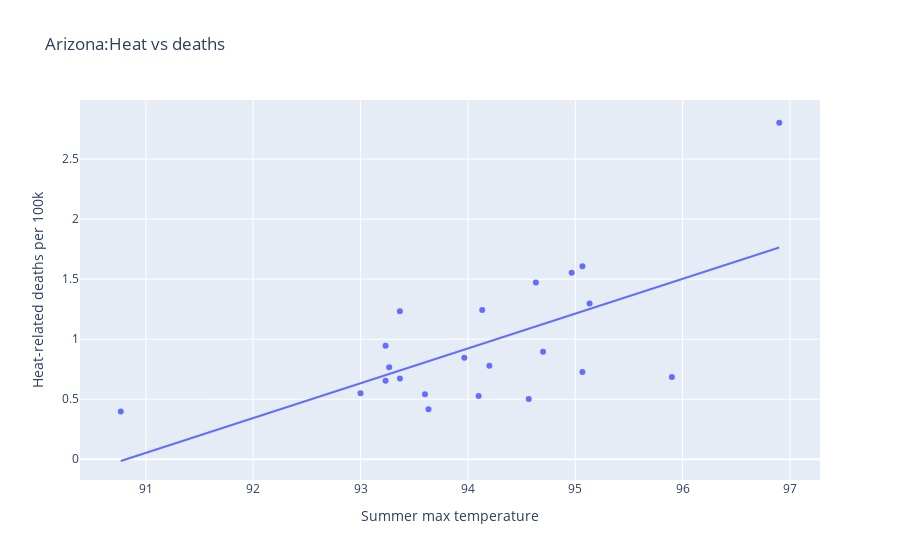

Notebook source saved alongside this figure:
### Markdown cell above
In Arizona, the upward trend is stronger. Arizona is hotter in general, and the mortality rate seems more responsive to temperature changes. These first two states make the relationship look intuitive and consistent.

### Code cell
#Graph Ariizona
import plotly.express as px
state = "Arizona"
sub = merged[merged["State"]==state]
fig = px.scatter(
    sub,
    x="summer_max",
    y="deaths_per_100k",
    hover_name="Year",
    title=f"{state}:Heat vs deaths",
    labels={
        "summer_max":"Summer max temperature",
        "deaths_per_100k":"Heat-related deaths per 100k"
    },
    trendline="ols"
)
fig.show()

### Figure 1 — Plotly figure (JSON) as saved in the notebook; plotly's stock layout.template omitted (floating-point values rounded to 4 significant figures)
{"data": [{"hovertemplate": "<b>%{hovertext}</b><br><br>Summer max temperature=%{x}<br>Heat-related deaths per 100k=%{y}<extra></extra>", "hovertext": [1999.0, 2000.0, 2001.0, 2002.0, 2003.0, 2004.0, 2005.0, 2006.0, 2007.0, 2008.0, 2009.0, 2010.0, 2011.0, 2012.0, 2013.0, 2014.0, 2015.0, 2016.0, 2017.0, 2018.0, 2019.0, 2020.0, NaN], "legendgroup": "", "marker": {"color": "#636efa", "symbol": "circle"}, "mode": "markers", "name": "", "orientation": "v", "showlegend": false, "type": "scatter", "x": [90.77, 94.1, 93.63, 95.9, 95.07, 93.23, 93.37, 94.13, 94.57, 93.6, 93.23, 93.27, 94.7, 94.2, 93.97, 93.0, 93.37, 94.63, 94.97, 95.13, 95.07, 96.9, NaN], "xaxis": "x", "y": [0.3981, 0.5263, 0.4172, 0.6857, 0.7259, 0.6546, 1.233, 1.244, 0.5026, 0.5414, 0.9459, 0.7666, 0.8947, 0.7782, 0.8451, 0.5497, 0.6737, 1.472, 1.554, 1.297, 1.607, 2.803, 1.0], "yaxis": "y"}, {"hovertemplate": "<b>OLS trendline</b><br>deaths_per_100k = 0.289857 * summer_max + -26.3237<br>R<sup>2</sup>=0.413471<br><br>Summer max temperature=%{x}<br>Heat-related deaths per 100k=%{y} <b>(trend)</b><extra></extra>", "legendgroup": "", "marker": {"color": "#636efa", "symbol": "circle"}, "mode": "lines", "name": "", "showlegend": false, "type": "scatter", "x": [90.77, 93.0, 93.23, 93.23, 93.27, 93.37, 93.37, 93.6, 93.63, 93.97, 94.1, 94.13, 94.2, 94.57, 94.63, 94.7, 94.97, 95.07, 95.07, 95.13, 95.9, 96.9], "xaxis": "x", "y": [-0.01434, 0.633, 0.7006, 0.7006, 0.7103, 0.7393, 0.7393, 0.8069, 0.8166, 0.9132, 0.9519, 0.9615, 0.9808, 1.087, 1.106, 1.126, 1.203, 1.232, 1.232, 1.251, 1.474, 1.763], "yaxis": "y"}], "layout": {"legend": {"tracegroupgap": 0}, "title": {"text": "Arizona:Heat vs deaths"}, "xaxis": {"anchor": "y", "domain": [0, 1], "title": {"text": "Summer max temperature"}}, "yaxis": {"anchor": "x", "domain": [0, 1], "title": {"text": "Heat-related deaths per 100k"}}}}
